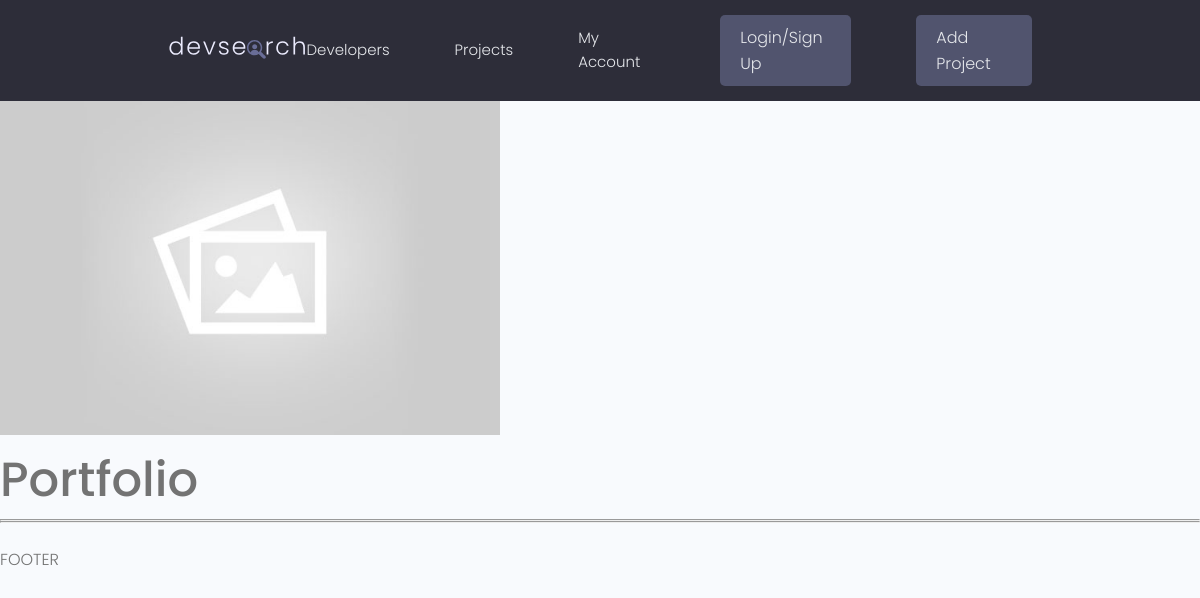
The app's page /project/3fa8b046-4fe5-4eda-aa42-b27f4421eb34/, older data.
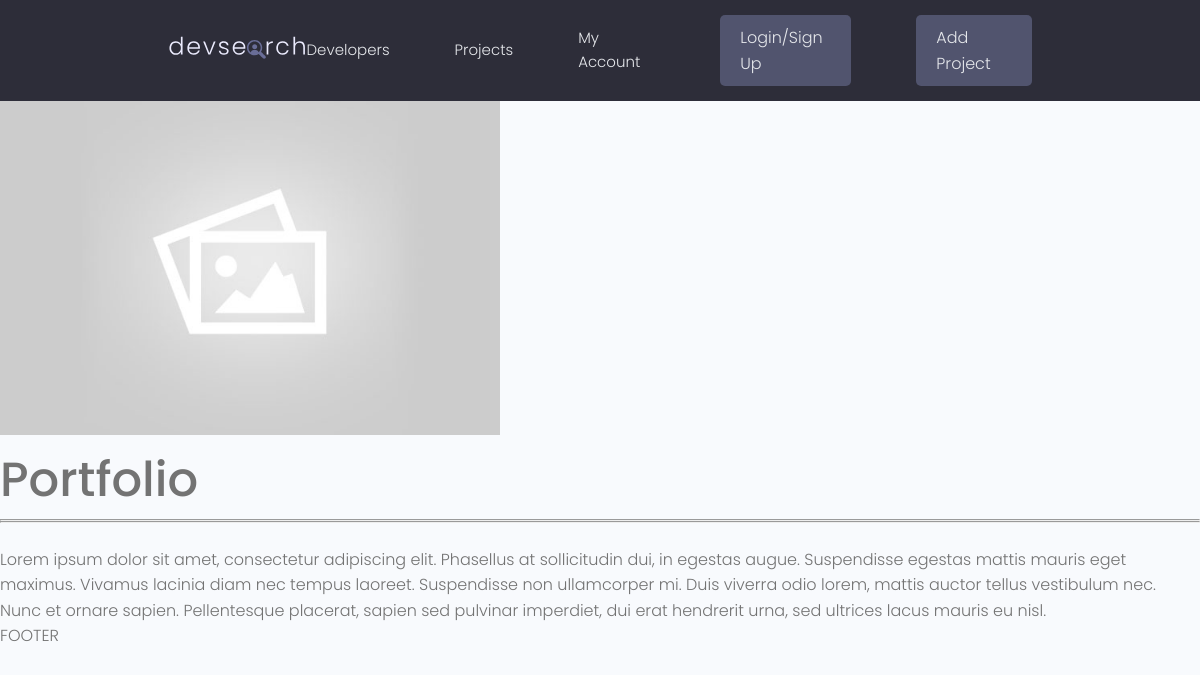
The same page, newer data.
### projects/models.py (models this page shows, shortened)
class Project(models.Model):
    title = models.CharField(max_length=200)
    description = models.TextField(null=True, blank=True) #makes it not mandatory; null=false by default
    featured_image = models.ImageField(null=True, blank=True, default="default.jpg") #need to pip install pillow to use this
    demo_link = models.CharField(max_length=2000, null=True, blank=True)
    source_link = models.CharField(max_length=2000, null=True, blank=True)
    tags = models.ManyToManyField('Tag', blank=True)
    vote_total = models.IntegerField(default=0, null=True, blank=True)
    vote_ratio = models.IntegerField(default=0, null=True, blank=True)
    created = models.DateTimeField(auto_now_add=True)
    id = models.UUIDField(default=uuid.uuid4, unique=True, primary_key=True, editable=False)

### projects/views.py (the view)
# urls.py: path('project/<str:pk>/',views.project, name="project"), #pk = primary key; can also use slug or int
def project(request, pk): #pk: dynamic value (primary key)
    projectObj = Project.objects.get(id=pk)
    return render(request, 'projects/single-project.html', {'project':projectObj})

### projects/templates/projects/single-project.html (shortened to what this page needs)
{% extends 'main.html' %}
{% block content %}
<img style="max-width: 500px;" src="{{ project.featured_image.url }}">
<h1>{{project.title}}</h1>
<hr>
<hr>
<br>
<p>{{project.description}}</p>
{% endblock content %}

Row changes from the older to the newer data that the page shows:
changed Project "Portfolio": description (not shown) → "Lorem ipsum dolor sit amet, consectetur adipiscing elit. Phasellus at sollicitudin dui, in egestas augue. Suspendisse egestas mattis mauris eget maximus. Vivamus lacinia diam nec tempus laoreet. Suspendisse non ullamcorper mi. Duis viverra odio lorem, mattis auctor tellus vestibulum nec. Nunc et ornare sapien. Pellentesque placerat, sapien sed pulvinar imperdiet, dui erat hendrerit urna, sed ultrices lacus mauris eu nisl."
